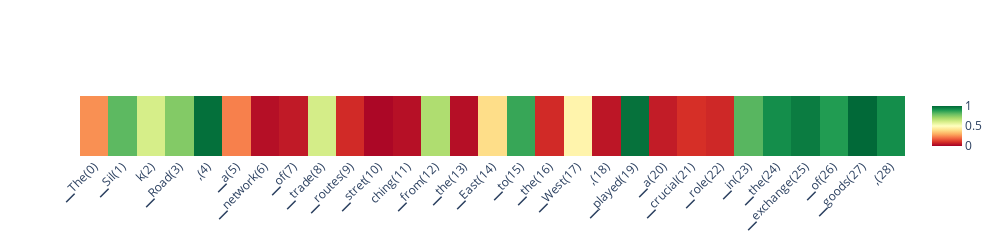

Here is the notebook cell this chart was saved with:
### Code cell
scores_per_token = doc.detect(output['projections'], aggregation_method='auto')
doc.plot_scores_per_token(scores_per_token, output['tokens'], lastn_tokens_to_plot=max_new_tokens, detection_method='classifier')

### Figure 1 — Plotly figure (JSON) as saved in the notebook; plotly's stock layout.template omitted (floating-point values rounded to 4 significant figures)
{"data": [{"colorscale": [[0, "rgb(165,0,38)"], [0.1, "rgb(215,48,39)"], [0.2, "rgb(244,109,67)"], [0.3, "rgb(253,174,97)"], [0.4, "rgb(254,224,139)"], [0.5, "rgb(255,255,191)"], [0.6, "rgb(217,239,139)"], [0.7, "rgb(166,217,106)"], [0.8, "rgb(102,189,99)"], [0.9, "rgb(26,152,80)"], [1, "rgb(0,104,55)"]], "type": "heatmap", "x": ["▁The(0)", "▁Sil(1)", "k(2)", "▁Road(3)", ",(4)", "▁a(5)", "▁network(6)", "▁of(7)", "▁trade(8)", "▁routes(9)", "▁stret(10)", "ching(11)", "▁from(12)", "▁the(13)", "▁East(14)", "▁to(15)", "▁the(16)", "▁West(17)", ",(18)", "▁played(19)", "▁a(20)", "▁crucial(21)", "▁role(22)", "▁in(23)", "▁the(24)", "▁exchange(25)", "▁of(26)", "▁goods(27)", ",(28)"], "xaxis": "x", "yaxis": "y", "z": [[0.2537, 0.8114, 0.605, 0.7548, 0.9835, 0.2295, 0.03219, 0.05387, 0.6089, 0.08721, 0.01481, 0.03409, 0.6832, 0.03113, 0.3953, 0.862, 0.08732, 0.4631, 0.04575, 0.9788, 0.05801, 0.09721, 0.08292, 0.8182, 0.9214, 0.9591, 0.8903, 0.997, 0.9214]], "zmax": 1, "zmin": 0}], "layout": {"autosize": false, "height": 200, "width": 1000, "xaxis": {"anchor": "y", "autorange": true, "domain": [0, 1], "range": [-0.5, 28.5], "tickangle": -45, "type": "category"}, "yaxis": {"anchor": "x", "autorange": true, "domain": [0, 1], "range": [-0.5, 0.5], "showticklabels": false}}}
